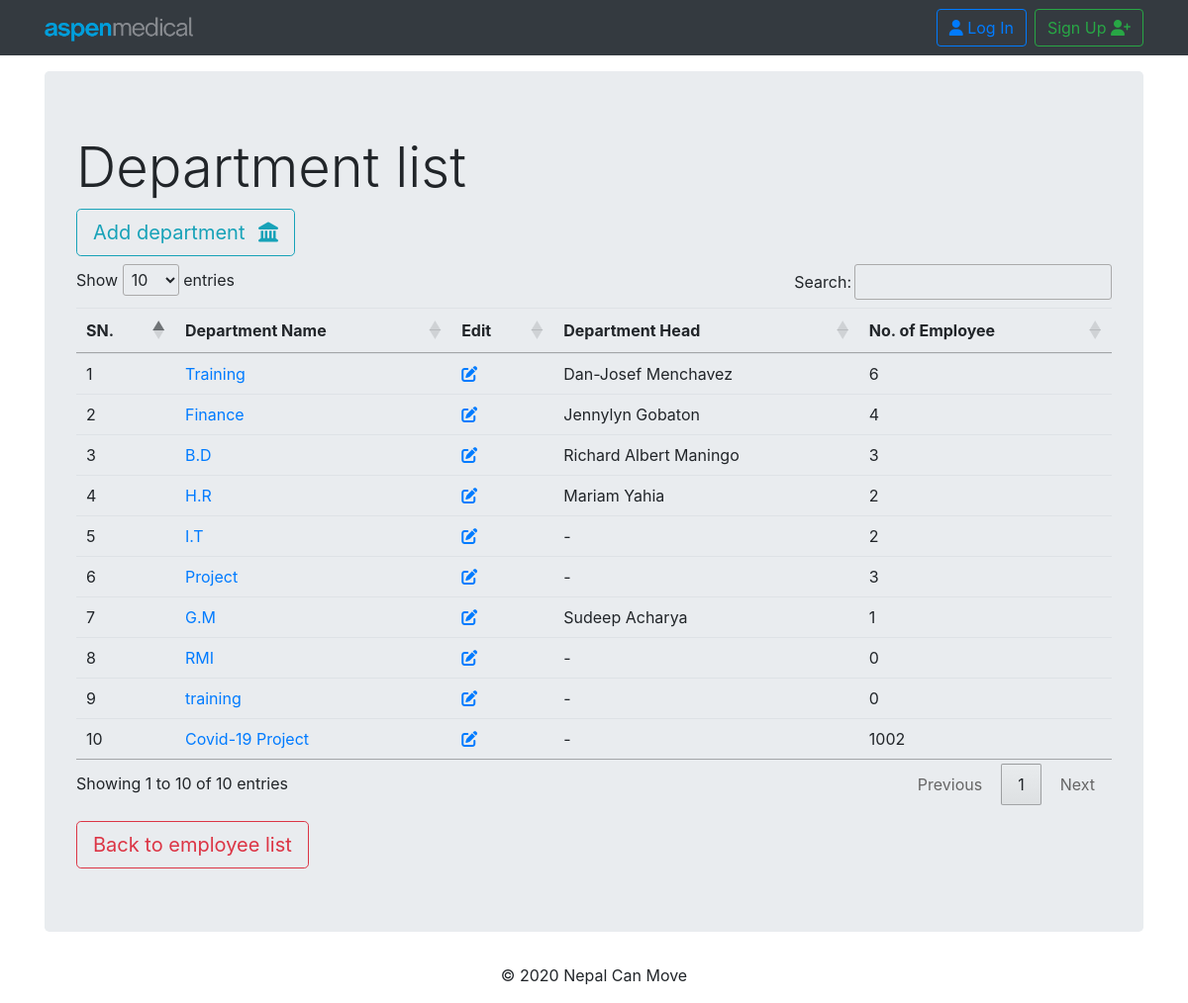
/payroll/department_list, run on the app's committed database.
### payroll/models.py (models this page shows, shortened)
class Department(models.Model):
    department = models.CharField(unique=True, max_length=40)

class Employee(models.Model):
    employee_id         = models.CharField(primary_key=True, max_length=60, unique=True)
    first_name          = models.CharField(max_length=60, blank=True,null=True)
    middle_name         = models.CharField(max_length=60, blank=True,null=True)
    last_name           = models.CharField(max_length=60, blank=True,null=True)
    GENDER_CHOICES      = (('Male', 'Male'),('Female', 'Female'),('Other', 'Other'),)
    gender              = models.CharField(max_length=10, choices=GENDER_CHOICES)
    DOB                 = models.DateField(null=True, blank=True)
    religion            = models.CharField(max_length=20, null=True, blank=True)
    citizenship         = models.CharField(max_length=20, null=True, blank=True)
    country_birth       = models.CharField(max_length=20, null=True, blank=True)
    email               = models.EmailField(max_length=70, blank=True,null=True)
    phone               = models.IntegerField(null=True, blank=True,default=0)
    uae_address         = models.CharField(max_length=90, null=True, blank=True)
    home_country_phone  = models.CharField(max_length=90, null=True, blank=True)
    home_country_address= models.CharField(max_length=90, null=True, blank=True)
    department          = models.ForeignKey(Department, related_name='dept_name', on_delete=models.CASCADE,null=True,blank=True)
    designation         = models.CharField(max_length=40, null=True, blank=True)
    department_head     = models.BooleanField(default=False)
    joining_date        = models.DateField(null=True, blank=True)
    img                 = models.ImageField(upload_to='pics',null=True,blank=True, default='/static/images/default-user.jpg')
    employee_status_choice     = (('Active', 'Active'),('Inactive', 'Inactive'))
    employee_status            = models.CharField(max_length=10, default=['Active'], choices=employee_status_choice)
    def __str__ (self):
        return str(self.first_name)+' '+ str(self.last_name)

### payroll/views.py (the view)
# urls.py: path('department_list',views.DepartmentListView.as_view(),name='department_list'),
class DepartmentListView(ListView):
    template_name = 'payroll/department_list.html'
    context_object_name = 'department_list'
    model = models.Department
    def get_context_data(self, *args, **kwargs):
        context = super(DepartmentListView,self).get_context_data(*args,**kwargs)
        dep_list = context['department_list']
        empData = []
        for dep in dep_list:
            total_em = models.Employee.objects.filter(department=dep).count()
            department_head = None
            try:
                department_head = models.Employee.objects.get(department_head=True, department=dep)
            except models.Employee.DoesNotExist:
                department_head = "-"
            total_emp = total_em or 0
            empData.append([dep,total_emp,department_head])
        context['Data'] = empData
        return (context)

### payroll/templates/payroll/department_list.html (shortened to what this page needs)
{% extends "base.html" %}
{% block content %}
{% load humanize %}
<div class="jumbotron">
  <h2 class="display-4"> Department list</h2>
  <a class="btn btn-outline-info btn-lg mb-2" href="{% url 'payroll:department_create' %}" role="button">Add department <i class="fas fa-landmark ml-2"></i></a>
  <table class="table table-hover" id="table_id">
    <thead>
      <tr>
        <th scope="col">SN.</th>
        <th scope="col">Department Name</th>
        <th scope="col">Edit </th>
        <th scope="col">Department Head</th>
        <th scope="col">No. of Employee</th>
      </tr>
    </thead>
    <tbody>
      {% for department in Data %}
      <tr>
        <td scope="row">{{ forloop.counter }}</td>
        <td><a href="{% url 'payroll:empdeplist' pk=department.0.pk %}">{{department.0.department}} </a> </td>
        <td><a href="{% url 'payroll:department_update' pk=department.0.pk %}"><i class="fas fa-edit mr-2"> </i></a></td>
        <td> {{department.2}}</td>
        <td>{{department.1}}</td>
      {% endfor %}
    </tbody>
  </table>
  <a class="btn btn-outline-danger btn-lg mt-3" href="{% url 'payroll:employee_list' %}" role="button">Back to employee list</a>
</div>
{% endblock %}

### templates/base.html (shortened to what this page needs)
<!doctype html>
{% load static %}
<html lang="en">
<head>
  <link rel="stylesheet" href="https://stackpath.bootstrapcdn.com/bootstrap/4.4.1/css/bootstrap.min.css">
  <link rel="stylesheet" type="text/css" href="https://cdn.datatables.net/1.10.20/css/jquery.dataTables.css">
  <link rel="stylesheet" href="{% static 'css/stylesheet.css'%}">
</head>
<body>
  {% if user.is_superuser %}
  <nav class="navbar navbar-expand-lg navbar-dark bg-dark static-top">
    <div class="container">
      <a class="navbar-brand" href="#">
        <img src="{% static 'images/NCMLogo.png' %}" alt="ncm-logo" width='150px'>
      </a>
      <button class="navbar-toggler" type="button" data-toggle="collapse" data-target="#navbarResponsive" aria-controls="navbarResponsive" aria-expanded="false" aria-label="Toggle navigation">
        <span class="navbar-toggler-icon"></span>
      </button>
      <div class="collapse navbar-collapse" id="navbarResponsive">
        <ul class="navbar-nav mr-auto">
          <li class="nav-item dropdown">
            <a class="nav-link dropdown-toggle" href="{% url 'payroll:employee_list' %}" id="navbarDropdown" role="button" data-toggle="dropdown" aria-haspopup="true" aria-expanded="false">
              Employees details
            </a>
            <div class="dropdown-menu" aria-labelledby="navbarDropdown">
              <a class="dropdown-item" href="{% url 'payroll:employee_list' %}">Employee list </a>
              <div class="dropdown-divider"></div>
              <a class="dropdown-item" href="{% url 'payroll:department_list' %}">Department list</a>
              <div class="dropdown-divider"></div>
              <a class="dropdown-item" href="{% url 'payroll:document_list' %}">Document list</a>
            </div>
          </li>
          <li class="nav-item dropdown">
            <a class="nav-link dropdown-toggle" href="#" id="navbarDropdown" role="button" data-toggle="dropdown" aria-haspopup="true" aria-expanded="false">
              Employee pay detail
            </a>
            <div class="dropdown-menu" aria-labelledby="navbarDropdown">
              <a class="dropdown-item" href="{% url 'payroll:payslip_list' %}">Employee pay detail</a>
              <div class="dropdown-divider"></div>
              <a class="dropdown-item" href="{% url 'payroll:additional_list' %}">Additional pay details</a>
              <div class="dropdown-divider"></div>
              <a class="dropdown-item" href="{% url 'payroll:deduction_list' %}">Deduction details</a>
              <div class="dropdown-divider"></div>
              <a class="dropdown-item" href="{% url 'payroll:timesheet_list' %}">Employee timesheet</a>
              <div class="dropdown-divider"></div>
              <a class="dropdown-item" href="{% url 'payroll:salary_record' %}">Employee Salary Records</a>
            </div>
          </li>
          <li class="nav-item">
            <a class="nav-link" href="{% url 'payroll:payroll_register' %}">Payroll register</a>
          </li>
        </ul>
        <span class="navbar-text mr-3">
          Hello, {{user.username }}
        </span>
        <form class="form-inline my-2 my-lg-0">
          <a href="{% url 'accounts:logout' %}" class="btn btn-outline-danger mr-2 "><i class="fas fa-sign-out-alt"></i> Log Out</a>
        </form>
      </div>
    </div>
  </nav>
  {% else %}
  <nav class="navbar navbar-expand-lg navbar-dark bg-dark static-top">
    <div class="container">
      <a class="navbar-brand" href="{% url 'userapp:index' %}">
        <img src="{% static 'images/AM_Logo_RGB_HR.png' %}" alt="Uniteam-logo" width='150px'>
      </a>
      <div class="collapse navbar-collapse" id="navbarResponsive">
        <form class="form-inline my-2 my-lg-0">
          <a href="{% url 'accounts:login' %}" class="btn btn-outline-primary mr-2 "><i class="fas fa-user"></i> Log In</a>
          <a href="{% url 'accounts:signup' %}" class="btn btn-outline-success "> Sign Up <i class="fas fa-user-plus"></i> </a>
        </form>
      </div>
    </div>
  </nav>
  {% endif %}
  <div class="container mycontent">
    {% block content %}
    {% endblock %}
  </div>
  <footer class="page-footer">
    <div class="container">
      <p class="text-center">© 2020 Nepal Can Move </p>
    </div>
  </footer>
</body>
</html>

### data on the page
Department: department "Training", last_name "Dan-Josef Menchavez", department "6"
Department: department "Finance", last_name "Jennylyn Gobaton", department "4"
Department: department "B.D", last_name "Richard Albert Maningo", id "3"
Department: department "H.R", last_name "Mariam Yahia", department "2"
Department: department "I.T", department "-", department "2"
Department: department "Project", department "-", department "3"
Department: department "G.M", last_name "Sudeep Acharya", department "1"
Department: department "RMI", department "-", department "0"
Department: department "training", department "-", department "0"
Department: department "Covid-19 Project", department "-", department "1002"
